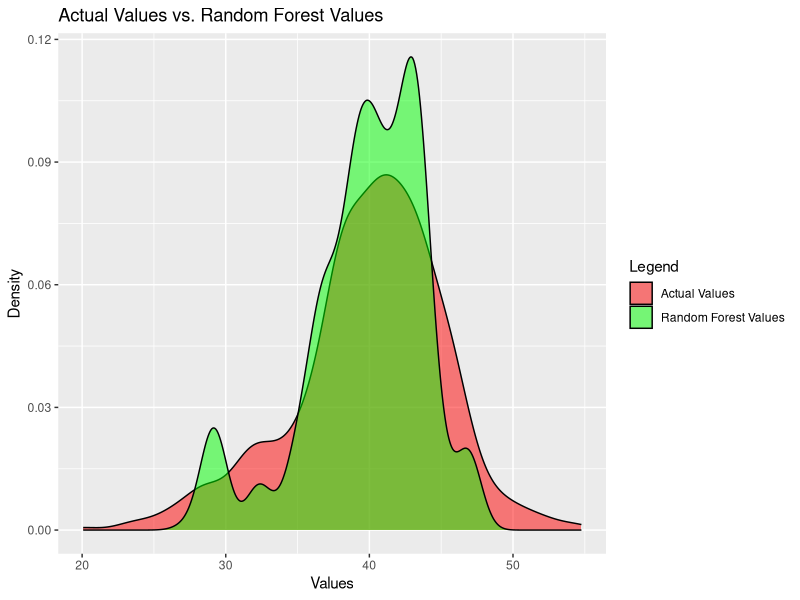
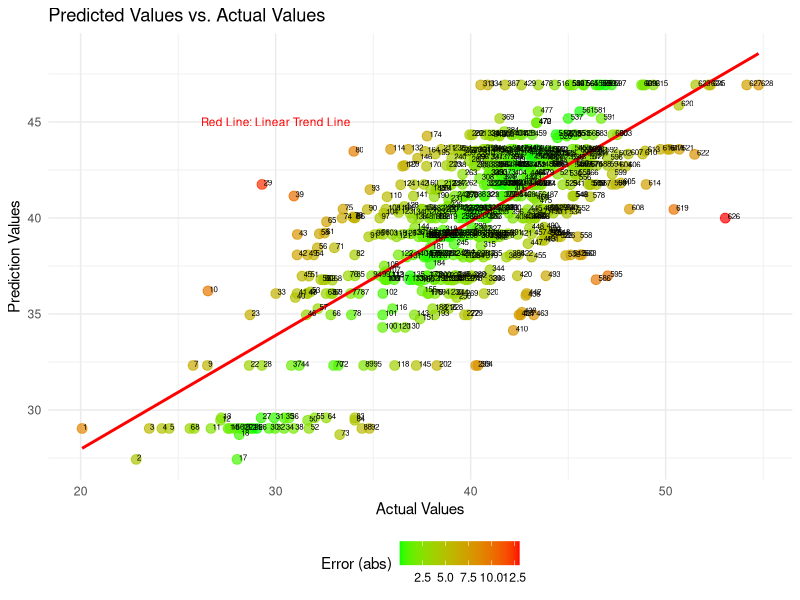

The R script that drew these images, in order:
## ---- chunk 1
final_data = read.csv("final_data.csv")
## ---- chunk 2
library(dplyr)

final_data <- final_data %>%
  filter(Lst > 20) %>%
  group_by(Lst) %>%
  summarize(
    Max.Temp.C = mean(Max.Temp.C),
    Min.Temp.C = mean(Min.Temp.C),
    Precipitation = mean(Precipitation),
    Avg.Temp.C = mean(Avg.Temp.C)
  )

## ---- chunk 3
library(randomForest)
library(ggplot2)
set.seed(337)
rf_sample <- sample(1:nrow(final_data), 0.75 * nrow(final_data))
train_data <- final_data[rf_sample, ]
test_data <- final_data[-rf_sample, ]
rf_model <- randomForest(Lst ~ Min.Temp.C + Avg.Temp.C, data = train_data)
rf_predictions <- predict(rf_model, newdata = test_data)
## ---- chunk 4
library(ggplot2)

predictions <- data.frame(
  Actual_Values = test_data$Lst,
  Prediction_Values = rf_predictions
)

ggplot(predictions, aes(x = Actual_Values)) +
  geom_density(aes(fill = "Actual Values"), alpha = 0.5) +
  geom_density(aes(x = Prediction_Values, fill = "Random Forest Values"), alpha = 0.5) +
  labs(title = "Actual Values vs. Random Forest Values",
       x = "Values",
       y = "Density") +
  scale_fill_manual(values = c("Actual Values" = "red", "Random Forest Values" = "green")) +
  guides(fill = guide_legend(title = "Legend"))

## ---- chunk 5
ggplot(predictions, aes(x = Actual_Values, y = Prediction_Values)) +
  geom_point(aes(color = abs(Actual_Values - Prediction_Values)), size = 3, alpha = 0.7) +  
  geom_smooth(method = "lm", color = "red", se = FALSE) +  
  labs(title = "Predicted Values vs. Actual Values",
       x = "Actual Values",
       y = "Prediction Values") +
  theme_minimal() +
  scale_color_gradient(low = "green", high = "red", name = "Error (abs)") +
  geom_text(aes(label = rownames(predictions)), hjust = -0.2, vjust = 0.2, size = 2) + 
  theme(legend.position = "bottom") + 
  annotate("text", x = 30, y = 45, label = "Red Line: Linear Trend Line", size = 3, color = "red")

